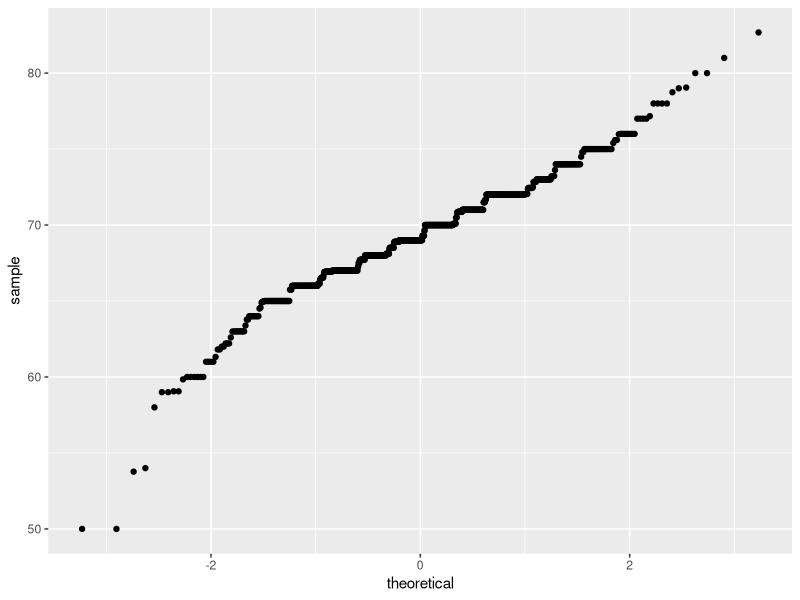
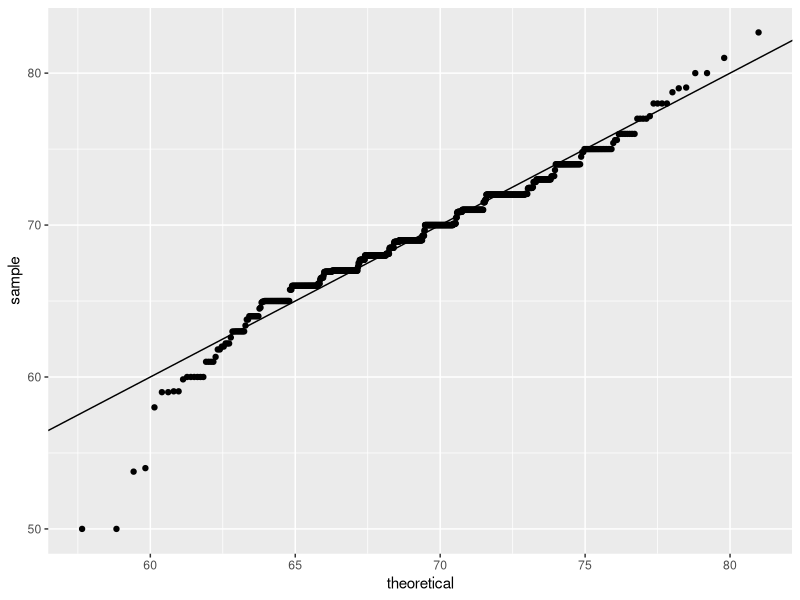
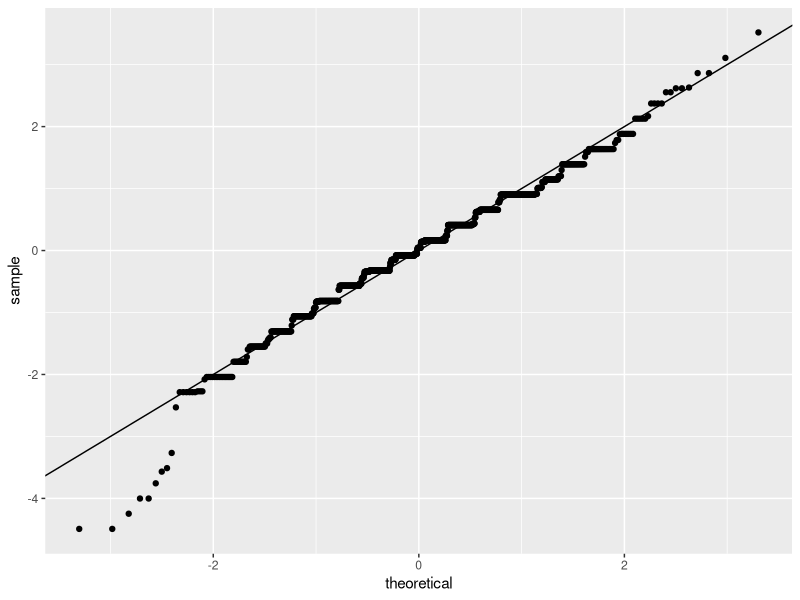

R code for these plots, in order:
library(dslabs)
library(tidyverse)

# basic QQ-plot
p <- heights %>% filter(sex == "Male") %>%
  ggplot(aes(sample = height))
p + geom_qq()

# QQ-plot against a normal distribution with same mean/sd as data
params <- heights %>%
  filter(sex == "Male") %>%
  summarize(mean = mean(height), sd = sd(height))
p + geom_qq(dparams = params) +
  geom_abline()

# QQ-plot of scaled data against the standard normal distribution
heights %>%
  ggplot(aes(sample = scale(height))) +
  geom_qq() +
  geom_abline()
